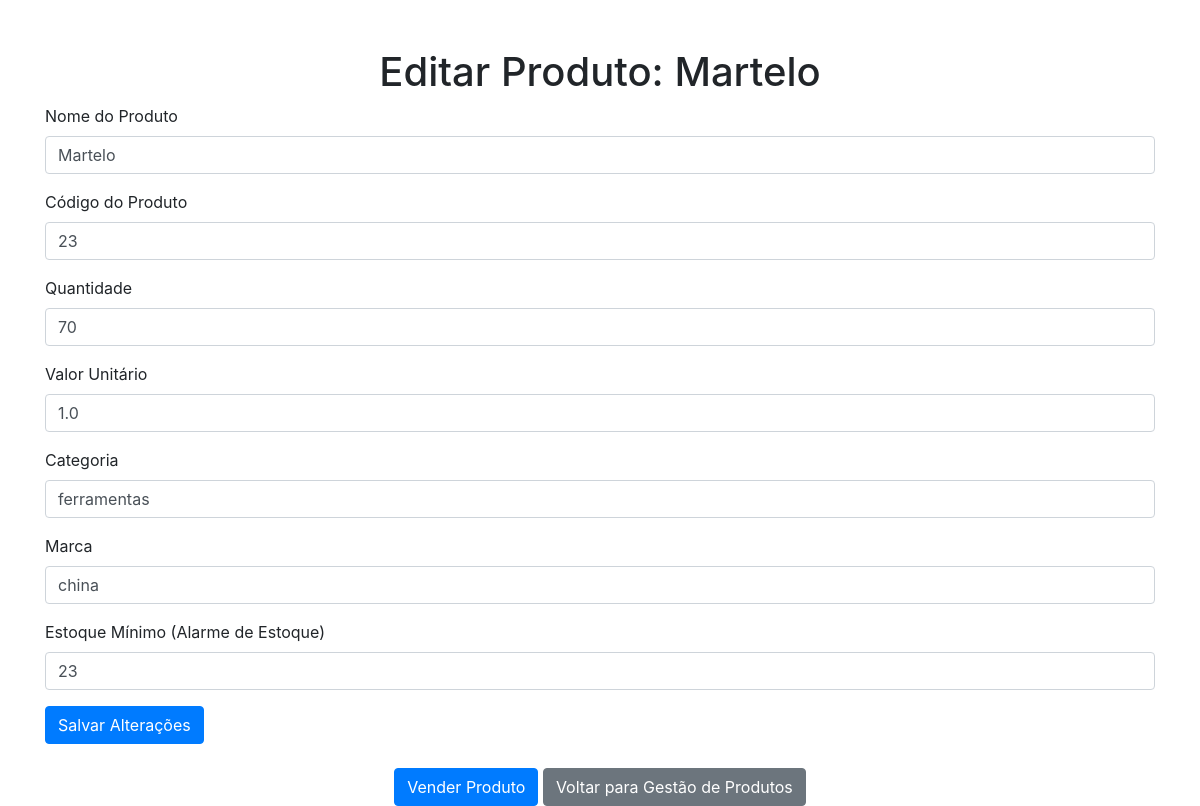
Before: /editar_produto/1 (signed in) with the older database file.
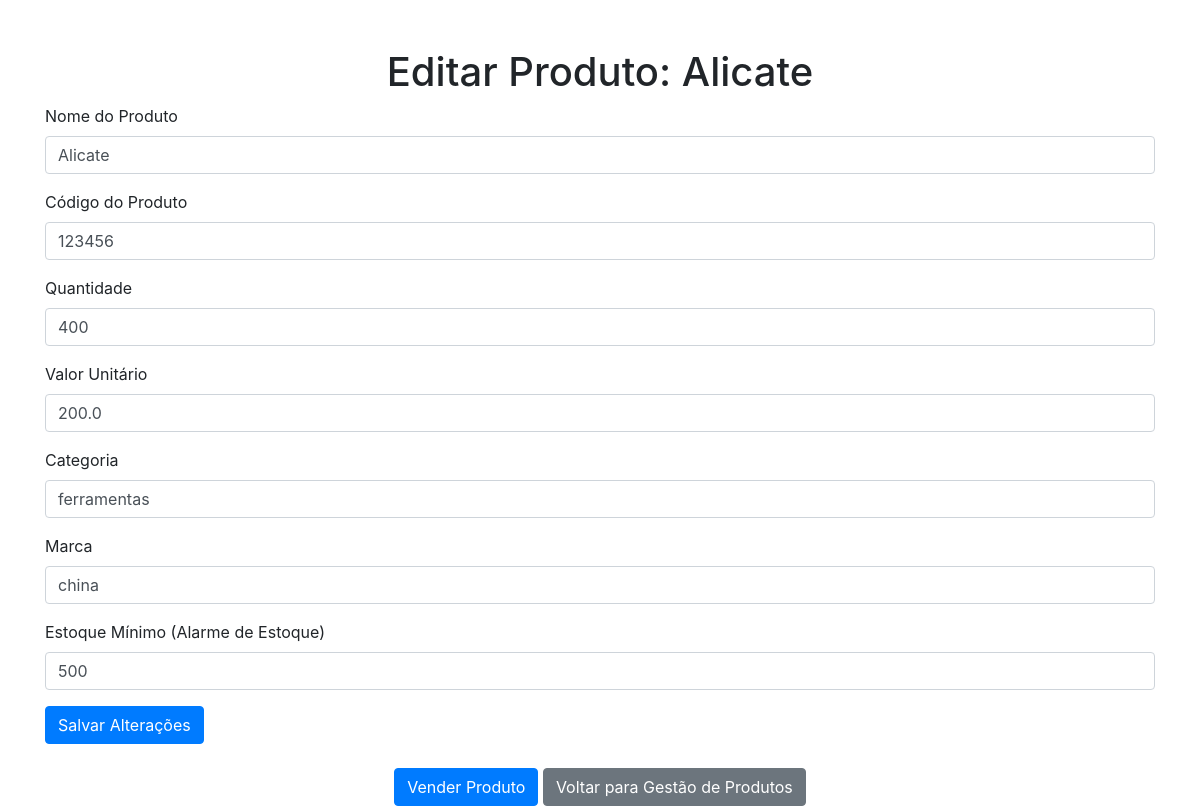
After: the same page with the newer database file.
### app.py (models this page shows)
class Produto(db.Model):
    id = db.Column(db.Integer, primary_key=True)
    nome = db.Column(db.String(80), nullable=False)
    codigo = db.Column(db.String(20), unique=True, nullable=False)
    descricao = db.Column(db.String(120))
    quantidade = db.Column(db.Integer, nullable=False, default=0)
    valor_unitario = db.Column(db.Float, nullable=False)
    desconto = db.Column(db.Float, nullable=True, default=0.0)  # Desconto em porcentagem
    estoque_minimo = db.Column(db.Integer, nullable=False, default=0)
    categoria = db.Column(db.String(50))
    marca = db.Column(db.String(50))

### app.py (the view, shortened to what this page needs)
@app.route('/editar_produto/<int:id>', methods=['GET', 'POST'])
@login_required
def editar_produto(id):
    produto = Produto.query.get_or_404(id)
    return render_template('editar_produto.html', produto=produto)

### app.py (called while the page is built)
def login_required(f):
    @wraps(f)
    def decorated_function(*args, **kwargs):
        if 'user_id' not in session:
            flash('Você precisa estar logado para acessar esta página.', 'warning')
            return redirect(url_for('login'))
        return f(*args, **kwargs)
    return decorated_function

### templates/editar_produto.html (shortened to what this page needs)
<!DOCTYPE html>
<html lang="pt-BR">
<head>
    <link href="https://stackpath.bootstrapcdn.com/bootstrap/4.5.2/css/bootstrap.min.css" rel="stylesheet">
</head>
<body>
    <div class="container mt-5">
        <h1 class="text-center">Editar Produto: {{ produto.nome }}</h1>
        <form method="POST" action="">
            <div class="form-group">
                <label for="novo_nome">Nome do Produto</label>
                <input type="text" class="form-control" id="novo_nome" name="nome" value="{{ produto.nome }}" required>
            </div>
            <div class="form-group">
                <label for="novo_codigo">Código do Produto</label>
                <input type="text" class="form-control" id="novo_codigo" name="codigo" value="{{ produto.codigo }}" required>
            </div>
            <div class="form-group">
                <label for="nova_quantidade">Quantidade</label>
                <input type="number" class="form-control" id="nova_quantidade" name="quantidade" value="{{ produto.quantidade }}" required>
            </div>
            <div class="form-group">
                <label for="novo_preco">Valor Unitário</label>
                <input type="text" class="form-control" id="novo_preco" name="valor_unitario" value="{{ produto.valor_unitario }}" required>
            </div>
            <div class="form-group">
                <label for="nova_categoria">Categoria</label>
                <input type="text" class="form-control" id="nova_categoria" name="categoria" value="{{ produto.categoria }}">
            </div>
            <div class="form-group">
                <label for="nova_marca">Marca</label>
                <input type="text" class="form-control" id="nova_marca" name="marca" value="{{ produto.marca }}">
            </div>
            <div class="form-group">
                <label for="estoque_minimo">Estoque Mínimo (Alarme de Estoque)</label>
                <input type="number" class="form-control" id="estoque_minimo" name="estoque_minimo" value="{{ produto.estoque_minimo }}" required>
            </div>
            <button type="submit" class="btn btn-primary">Salvar Alterações</button>
        </form>
        <div class="mt-4 text-center">
            <a href="{{ url_for('vender_produto') }}" class="btn btn-primary">Vender Produto</a>
            <a href="{{ url_for('produtos') }}" class="btn btn-secondary">Voltar para Gestão de Produtos</a>
        </div>
    </div>
</body>
</html>

Changed rows visible on the page:
changed Produto "ferramentas": nome "Martelo" → "Alicate"; codigo "23" → "123456"; quantidade "70" → "400"; valor_unitario "1.0" → "200.0"; estoque_minimo "23" → "500"
